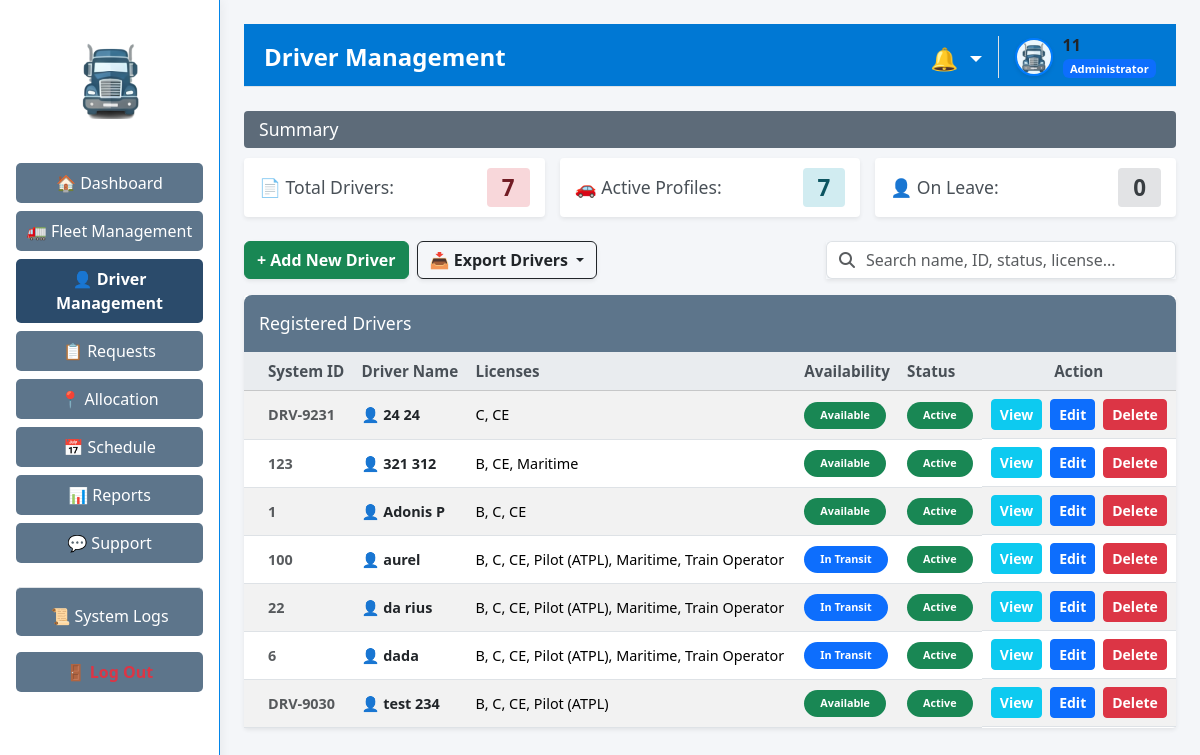
/drivers (signed in), run on an earlier commit of the app's database.
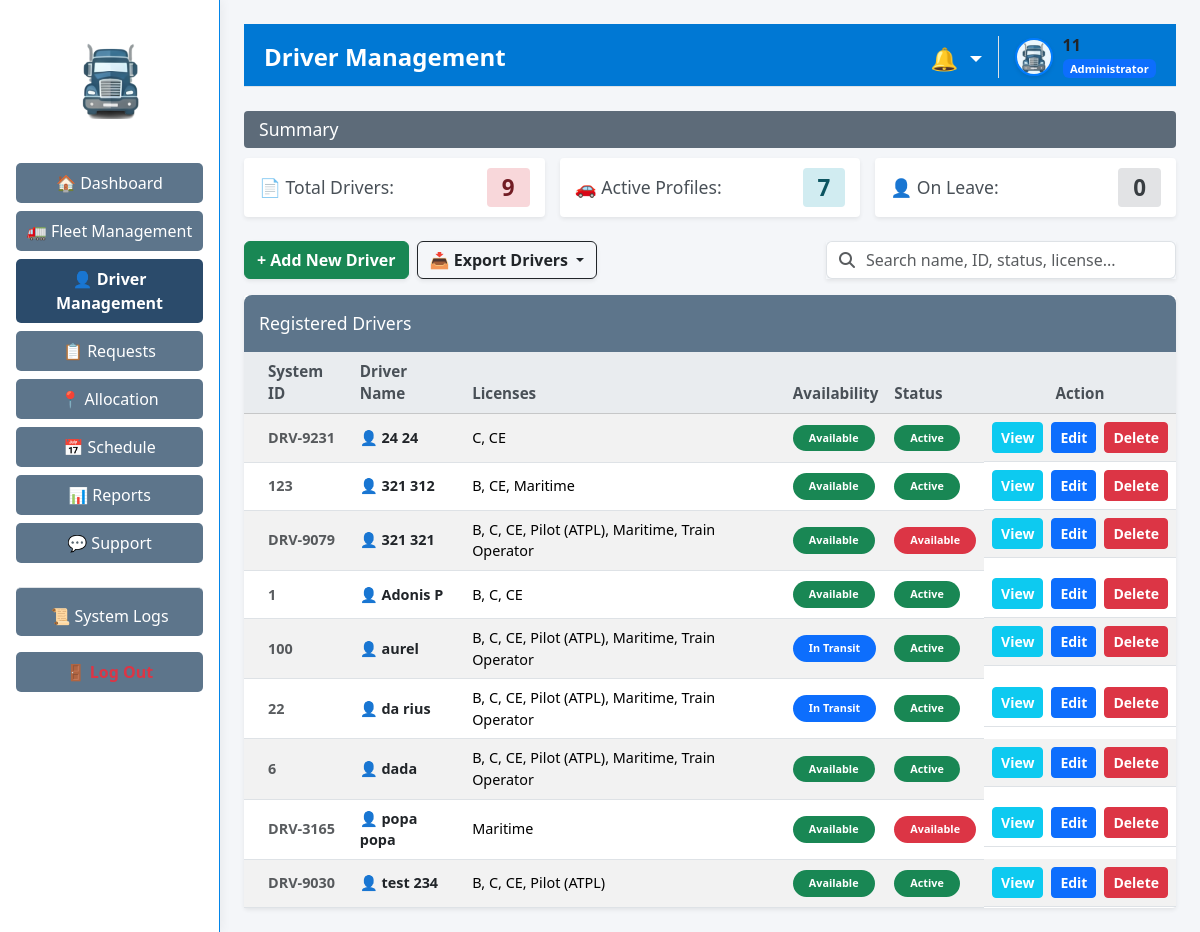
And on a later commit of the database.
### tables this page shows
CREATE TABLE "drivers" (
                    id TEXT PRIMARY KEY,
                    name TEXT NOT NULL,
                    status TEXT NOT NULL,
                    licenses TEXT,
                    experience TEXT,
                    dob TEXT,
                    address TEXT,
                    availability TEXT DEFAULT 'Available',
                    last_modified_by TEXT DEFAULT 'System',
                    last_modified_at DATETIME DEFAULT NULL
                );

### app/routes/driver_routes.py (the view)
@driver_bp.route('/drivers', methods=['GET'])
def driver_management() -> str:
    if 'user_id' not in session: return redirect(url_for('auth.login'))
    view_data = driver_logic.load_driver_data()
    role = session.get('role', 'Staff')
    return render_template('admin/drivers.html', data=view_data, role=role)

### app/controllers/driver_controller.py (called while the page is built)
    def load_driver_data(self) -> Dict[str, Any]:
        driver_data: Dict[str, Any] = {}
        try:
            driver_data["summary"] = self.model.get_driver_summary()
            driver_data["drivers"] = self.model.get_all_drivers()
            return driver_data
        except Exception as logic_error:
            logging.error(f"Error processing driver data: {logic_error}")
            driver_data["summary"] = {"total": 0, "active": 0, "on_leave": 0}
            driver_data["drivers"] = []
            return driver_data

### app/models/driver_model.py (called while the page is built)
    def get_all_drivers(self) -> List[Dict[str, Any]]:
        drivers: List[Dict[str, Any]] = []
        try:
            with sqlite3.connect(DB_PATH) as connection:
                connection.row_factory = sqlite3.Row
                db_cursor = connection.cursor()
                db_cursor.execute("SELECT * FROM drivers ORDER BY name")
                rows = db_cursor.fetchall()
                for row in rows:
                    drivers.append(dict(row))
                return drivers
        except sqlite3.Error as db_error:
            logging.error(f"Error retrieving driver list: {db_error}")
            return drivers

### app/templates/admin/drivers.html (shortened to what the changed rows need)
{% extends "layouts/admin_layout.html" if session.get('role') == 'Administrator' else "layouts/staff_layout.html" %}
{% block page_header %}{{ 'Active Drivers' if role == 'Staff' else 'Driver Management' }}{% endblock %}
{% block content %}
<div class="card-row mb-4">
    <div class="summary-card shadow-sm border-0" style="border-left: 4px solid #f66d9b;">
        <span>📄 Total Drivers:</span>
        <span class="badge-count bg-pink">{{ data.summary.total }}</span>
    </div>
</div>
<div class="table-container shadow-sm border-0">
    <table class="table table-striped table-hover custom-table mb-0 align-middle">
        <thead class="table-light">
            <tr>
                <th class="ps-4">System ID</th>
                <th>Driver Name</th>
                <th>Licenses</th>
                <th>Availability</th>
                <th>Status</th>
                <th class="text-center">Action</th>
            </tr>
        </thead>
        <tbody>
            {% if data.drivers|length == 0 %}
            <tr><td colspan="6" class="text-center py-5 text-muted">No drivers found.</td></tr>
            {% else %}
                {% for driver in data.drivers %}
                <tr class="searchable-row">
                    <td class="ps-4 fw-bold text-muted">{{ driver.id }}</td>
                    <td class="fw-bold text-dark">👤 {{ driver.name }}</td>
                    <td>{{ driver.licenses }}</td>
                    <td><span class="badge bg-{{ 'secondary' if driver.availability == 'On Leave' else ('primary' if driver.availability == 'In Transit' else 'success') }} px-3 py-2 rounded-pill">{{ driver.availability }}</span></td>
                    <td><span class="badge bg-{{ 'success' if driver.status == 'Active' else 'danger' }} px-3 py-2 rounded-pill">{{ driver.status }}</span></td>
                    <td class="d-flex justify-content-center gap-2">
                        <button type="button" class="btn btn-info btn-sm text-white fw-bold custom-rounded" data-bs-toggle="modal" data-bs-target="#viewModal{{ driver.id }}">View</button>
                        <button type="button" class="btn btn-primary btn-sm fw-bold custom-rounded" data-bs-toggle="modal" data-bs-target="#editModal{{ driver.id }}">Edit</button>
                        {% if role != 'Staff' %}
                        <form method="POST" action="{{ url_for('driver.delete_driver', driver_id=driver.id) }}" style="display:inline; margin:0;">
                            <button type="submit" class="btn btn-danger btn-sm fw-bold custom-rounded" onclick="return confirm('Delete this driver?');">Delete</button>
                        </form>
                        {% endif %}
                    </td>
                </tr>
                {% endfor %}
            {% endif %}
        </tbody>
    </table>
</div>
{% endblock %}

What changed in the data, as far as the page shows it:
added drivers: id "DRV-9079", name "321 321", licenses "B, C, CE, Pilot (ATPL), Maritime, Train Operator", availability "Available", status "Available"
changed drivers "dada": availability "In Transit" → "Available"
added drivers: id "DRV-3165", name "popa popa", licenses "Maritime", availability "Available", status "Available"
Also different on the page:
{{ data.summary.total }}: "7" → "9"
